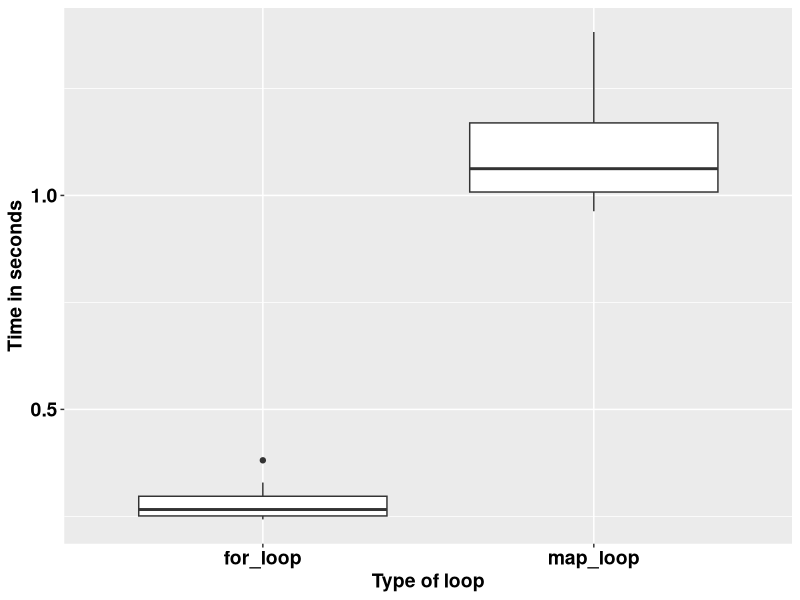

Generate this figure with R:
## ---- chunk 1
knitr::opts_chunk$set(echo = TRUE)
## ---- chunk 2
square <- function(a) a**2
square(3)
## ---- chunk 3
square <- function(b){ # Create the function name, called s
  b**2
}
square(3)
## ---- chunk 4
square <- function(c){ 
  product <- c**2
  return(product)
}
square(3)
## ---- chunk 5
square <- function(d){
  product <- d**2
  print(product)
}
square(5)
## ---- chunk 6
square <- function(e){
  product <- e**2
  (product)
}
square(9)
## ---- chunk 7
square <- function(f){
  product <- f**2
  show(product)
}
square(9)
## ---- chunk 8
square_root <- function(b){
  product <- b^0.5
  return(product/2)
}
square_root(9)
## ---- chunk 9
square_root
## ---- chunk 10
square(-10:10)
## ---- chunk 11
square_root(c(-26, 1:15, 158))
## ---- chunk 12
m <- list(12, 18, 345)
square_root(m[[2]])
## ---- chunk 13
rescale <- function(x){
  m <- mean(x)
  s <- sd(x)
  (x - m) / s
}
rescale(c(-52, 58, 46, 99))
## ---- chunk 14
rescale <- function(x, only_translate){
  m <- mean(x)
  translated <- x - m
  if (only_translate) return(translated)
  s <- sd(x)
  translated / s
}

rescale(x = 1:6, only_translate = TRUE)
## ---- chunk 15
rescale <- function(x, only_translate){
  m <- mean(x)
  translated <- x - m
  if (only_translate) return(translated)
  s <- sd(x)
  translated / s
}

rescale(x = 1:4, only_translate = FALSE)
## ---- chunk 16
rescale(only_translate = TRUE, x = 1:4)
## ---- chunk 17
rescale(x = 1:4, TRUE)
rescale(TRUE, x = 1:4)
rescale(1:4, only_translate = T)
rescale(only_translate = T, 1:4)
## ---- chunk 18
rescale(1:4, o = T)
rescale(o = T, 1:4)
## ---- chunk 19
rescale <- function(x, only_translate = FALSE){
  m <- mean(x)
  translated <- x - m
  if(only_translate) return(translated)
  s <- sd(x)
  translated / s
}
## ---- chunk 20
rescale(1:4) # This runs with only_translate being taken as FALSE by default.
## ---- chunk 21
rescale <- function(x, ...){
  m <- mean(x, ...)
  s <- sd(x, ...)
  (x - m) / s
}

rescale(1:4) # 
## ---- chunk 22
x <- c(NA, 1:3)
rescale(x)
## ---- chunk 23
x <- c(NA, 1:3)
rescale(x, na.rm = TRUE)
## ---- chunk 24
some_function <- function(x) x
other_function <- function(x, ...) x
# some_function(1:4, foo = "bar") # This does not run because there was no allowance.
other_function(1:4, foo = "bar")

## ---- chunk 25
f <- function(...) list(...)
g <- function(x, y, ...) f(...)
g(x = 1, y = 2, z = 3, w = 4)
## ---- chunk 26
compare_rasters <- function(x) {
  if (sum(x > 0.5, na.rm = TRUE) > 7) {
    return(1)
  } else {
    return(0)
  }
  
}
## ---- chunk 27
library(tidyverse)
volumes <- rnorm(1000000)

for_loop <- vector()

for (k in 1:20) {
  for_loop[k] <- system.time(for (i in 1:length(volumes)) {
    2.3 * volumes[i] ^ 9
  })
}

map_loop <- vector()
for (j in 1:20) {
  map_loop[j] <- system.time(map_vec(volumes, \(x) 2.3 * x ^ 9))
}
## ---- chunk 28
data.frame(for_loop = for_loop, map_loop = map_loop) %>% 
  gather(key = "key", value = "value") %>% 
  ggplot(aes(key, value)) +
  geom_boxplot() +
  labs(x = "Type of loop",
       y = "Time in seconds") +
  theme(text = element_text(size = 14, face = "bold", colour = "black")) +
  theme(axis.text = element_text(size = 14, face = "bold", colour = "black"))
